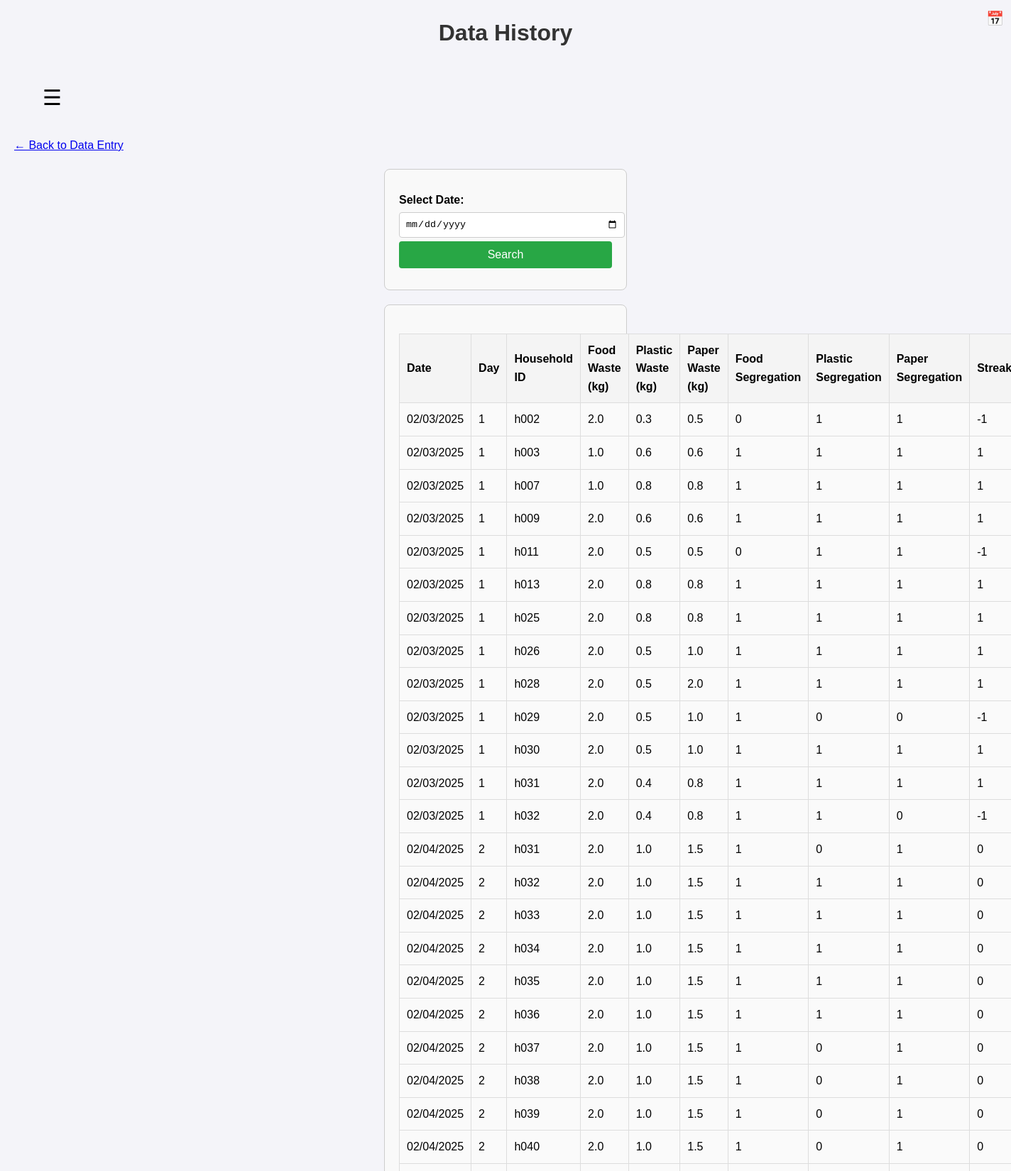
Page /history (signed in, upper part) on the committed database.
### tables this page shows
CREATE TABLE collector_data (
                    day INTEGER,
                    household_id TEXT,
                    food_waste REAL,
                    plastic_waste REAL,
                    paper_waste REAL,
                    food_segregation INTEGER,
                    plastic_segregation INTEGER,
                    paper_segregation INTEGER,
                    streak INTEGER
                 , collector_id TEXT, colony TEXT, entry_date DATE);

### collector_app/app.py (the view)
@app.route('/history', methods=['GET'])
def history():
    if 'user_id' not in session:
        return redirect(url_for('login'))  # Redirect to login if not logged in
    search_date = request.args.get('search_date')
    collector_id = session['user_id']  # Now it's safe to access
    conn = sqlite3.connect('database.db')
    cursor = conn.cursor()
    if search_date:
        cursor.execute("""
            SELECT cd.entry_date, cd.day, cd.household_id, cd.food_waste, cd.plastic_waste, cd.paper_waste,
                   cd.food_segregation, cd.plastic_segregation, cd.paper_segregation,
                   cd.streak, u.name AS collector_name
            FROM collector_data cd
            JOIN users u ON cd.collector_id = u.user_id
            WHERE cd.collector_id = ? AND cd.entry_date = ?
        """, (collector_id, search_date))
    else:
        cursor.execute("""
            SELECT cd.entry_date, cd.day, cd.household_id, cd.food_waste, cd.plastic_waste, cd.paper_waste,
                   cd.food_segregation, cd.plastic_segregation, cd.paper_segregation,
                   cd.streak, u.name AS collector_name
            FROM collector_data cd
            JOIN users u ON cd.collector_id = u.user_id
            WHERE cd.collector_id = ?
        """, (collector_id,))
    history_data = cursor.fetchall()
    conn.close()
    for i, row in enumerate(history_data):
        entry_date = row[0]
        if entry_date:
            formatted_date = f"{entry_date[5:7]}/{entry_date[8:10]}/{entry_date[:4]}"  # mm/dd/yyyy
            history_data[i] = row[:0] + (formatted_date,) + row[1:]
        else:
            history_data[i] = row[:0] + ("N/A",) + row[1:]
    return render_template('history.html', history_data=history_data)

### collector_app/templates/history.html (shortened to what this page needs)
<!DOCTYPE html>
<html lang="en">
<head>
    <link rel="stylesheet" href="{{ url_for('static', filename='css/style.css') }}">
</head>
<body>
    <h1>Data History</h1>
    <div class="menu-button" onclick="toggleMenu()">&#9776;</div>
    <a href="{{ url_for('data_entry') }}">&larr; Back to Data Entry</a>
    <form method="GET">
        <label for="search_date">Select Date:</label>
        <input type="date" id="search_date" name="search_date" required>
        <span class="calendar-icon" onclick="document.getElementById('search_date').click()">📅</span>
        <button type="submit">Search</button>
    </form>
    <form method="POST">
        <table>
            <thead>
                <tr>
                    <th>Date</th>
                    <th>Day</th>
                    <th>Household ID</th>
                    <th>Food Waste (kg)</th>
                    <th>Plastic Waste (kg)</th>
                    <th>Paper Waste (kg)</th>
                    <th>Food Segregation</th>
                    <th>Plastic Segregation</th>
                    <th>Paper Segregation</th>
                    <th>Streak</th>
                </tr>
            </thead>
            <tbody>
                {% if history_data %}
                    {% for row in history_data %}
                        <tr>
                            <td>{{ row[0][:10]|replace('-', '/') }}</td>
                            <td>{{ row[1] }}</td>
                            <td>{{ row[2] }}</td>
                            <td>{{ row[3] }}</td>
                            <td>{{ row[4] }}</td>
                            <td>{{ row[5] }}</td>
                            <td>{{ row[6] }}</td>
                            <td>{{ row[7] }}</td>
                            <td>{{ row[8] }}</td>
                            <td>{{ row[9] }}</td>
                        </tr>
                    {% endfor %}
                {% else %}
                    <tr>
                        <td colspan="11">No data available</td>
                    </tr>
                {% endif %}
            </tbody>
        </table>
    </body>
    </html>

### collector_app/static/style.css (style rules this page uses)
body { font-family: Arial, sans-serif; background-color: #f4f4f9; margin: 0; padding: 0; }
h1 { text-align: center; }
div { margin: 20px; padding: 20px; }
form { display: flex; flex-direction: column; width: 300px; margin: 0 auto; }
input[type="text"], input[type="number"], button { padding: 10px; margin-bottom: 10px; font-size: 1em; width: 100%; }
button { background-color: #4CAF50; color: white; border: none; cursor: pointer; }

### collector_app/templates/history.html (style rules this page uses)
body { font-family: Arial, sans-serif; margin: 20px; line-height: 1.6; }
h1 { color: #333; }
form { margin-top: 20px; padding: 20px; border: 1px solid #ccc; border-radius: 8px; max-width: 500px; background-color: #f9f9f9; }
label { font-weight: bold; display: block; margin-top: 10px; }
input[type="date"], input[type="text"] { width: 100%; padding: 8px; margin: 5px 0; border: 1px solid #ccc; border-radius: 4px; }
.calendar-icon { cursor: pointer; font-size: 20px; position: absolute; right: 10px; top: 10px; }
button { background-color: #28a745; color: white; border: none; padding: 10px 15px; cursor: pointer; border-radius: 4px; font-size: 16px; }
.menu-button { font-size: 30px; cursor: pointer; margin-bottom: 10px; }
table { width: 100%; border-collapse: collapse; margin-top: 20px; }
table, th, td { border: 1px solid #ddd; }
th, td { padding: 10px; text-align: left; }
th { background-color: #f4f4f4; }
td { background-color: #fafafa; }

### rows in the picture
collector_data: entry_date "02/03/2025", day "1", household "h002", food_waste "2.0", plastic_waste "0.3", paper_waste "0.5", food_segregation "0", plastic_segregation "1", paper_segregation "1", streak "-1"
collector_data: entry_date "02/03/2025", day "1", household "h003", food_waste "1.0", plastic_waste "0.6", paper_waste "0.6", food_segregation "1", plastic_segregation "1", paper_segregation "1", streak "1"
collector_data: entry_date "02/03/2025", day "1", household "h007", food_waste "1.0", plastic_waste "0.8", paper_waste "0.8", food_segregation "1", plastic_segregation "1", paper_segregation "1", streak "1"
collector_data: entry_date "02/03/2025", day "1", household "h009", food_waste "2.0", plastic_waste "0.6", paper_waste "0.6", food_segregation "1", plastic_segregation "1", paper_segregation "1", streak "1"
collector_data: entry_date "02/03/2025", day "1", household "h011", food_waste "2.0", plastic_waste "0.5", paper_waste "0.5", food_segregation "0", plastic_segregation "1", paper_segregation "1", streak "-1"
collector_data: entry_date "02/03/2025", day "1", household "h013", food_waste "2.0", plastic_waste "0.8", paper_waste "0.8", food_segregation "1", plastic_segregation "1", paper_segregation "1", streak "1"
collector_data: entry_date "02/03/2025", day "1", household "h025", food_waste "2.0", plastic_waste "0.8", paper_waste "0.8", food_segregation "1", plastic_segregation "1", paper_segregation "1", streak "1"
collector_data: entry_date "02/03/2025", day "1", household "h026", food_waste "2.0", plastic_waste "0.5", paper_waste "1.0", food_segregation "1", plastic_segregation "1", paper_segregation "1", streak "1"
collector_data: entry_date "02/03/2025", day "1", household "h028", food_waste "2.0", plastic_waste "0.5", paper_waste "2.0", food_segregation "1", plastic_segregation "1", paper_segregation "1", streak "1"
collector_data: entry_date "02/03/2025", day "1", household "h029", food_waste "2.0", plastic_waste "0.5", paper_waste "1.0", food_segregation "1", plastic_segregation "0", paper_segregation "0", streak "-1"
collector_data: entry_date "02/03/2025", day "1", household "h030", food_waste "2.0", plastic_waste "0.5", paper_waste "1.0", food_segregation "1", plastic_segregation "1", paper_segregation "1", streak "1"
collector_data: entry_date "02/03/2025", day "1", household "h031", food_waste "2.0", plastic_waste "0.4", paper_waste "0.8", food_segregation "1", plastic_segregation "1", paper_segregation "1", streak "1"
collector_data: entry_date "02/03/2025", day "1", household "h032", food_waste "2.0", plastic_waste "0.4", paper_waste "0.8", food_segregation "1", plastic_segregation "1", paper_segregation "0", streak "-1"
collector_data: entry_date "02/04/2025", day "2", household "h031", food_waste "2.0", plastic_waste "1.0", paper_waste "1.5", food_segregation "1", plastic_segregation "0", paper_segregation "1", streak "0"
collector_data: entry_date "02/04/2025", day "2", household "h032", food_waste "2.0", plastic_waste "1.0", paper_waste "1.5", food_segregation "1", plastic_segregation "1", paper_segregation "1", streak "0"
collector_data: entry_date "02/04/2025", day "2", household "h033", food_waste "2.0", plastic_waste "1.0", paper_waste "1.5", food_segregation "1", plastic_segregation "1", paper_segregation "1", streak "0"
collector_data: entry_date "02/04/2025", day "2", household "h034", food_waste "2.0", plastic_waste "1.0", paper_waste "1.5", food_segregation "1", plastic_segregation "1", paper_segregation "1", streak "0"
collector_data: entry_date "02/04/2025", day "2", household "h035", food_waste "2.0", plastic_waste "1.0", paper_waste "1.5", food_segregation "1", plastic_segregation "1", paper_segregation "1", streak "0"
collector_data: entry_date "02/04/2025", day "2", household "h036", food_waste "2.0", plastic_waste "1.0", paper_waste "1.5", food_segregation "1", plastic_segregation "1", paper_segregation "1", streak "0"
collector_data: entry_date "02/04/2025", day "2", household "h037", food_waste "2.0", plastic_waste "1.0", paper_waste "1.5", food_segregation "1", plastic_segregation "0", paper_segregation "1", streak "0"
collector_data: entry_date "02/04/2025", day "2", household "h038", food_waste "2.0", plastic_waste "1.0", paper_waste "1.5", food_segregation "1", plastic_segregation "0", paper_segregation "1", streak "0"
collector_data: entry_date "02/04/2025", day "2", household "h039", food_waste "2.0", plastic_waste "1.0", paper_waste "1.5", food_segregation "1", plastic_segregation "0", paper_segregation "1", streak "0"
collector_data: entry_date "02/04/2025", day "2", household "h040", food_waste "2.0", plastic_waste "1.0", paper_waste "1.5", food_segregation "1", plastic_segregation "0", paper_segregation "1", streak "0"
